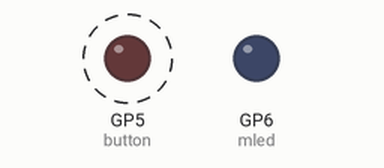
This program was run on a simulated Raspberry Pi Pico running MicroPython. Parts: output pins drawn as LEDs (lit = HIGH). Wiring (from the project's diagram.json): red LED on GP5, blue LED on GP6. Dashed ring = blinking.

Above: at 0.15 s.
At 2.55 s:
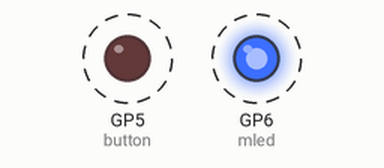
Timing chart, 0 to 3.0 s (numbered marks = the images above):
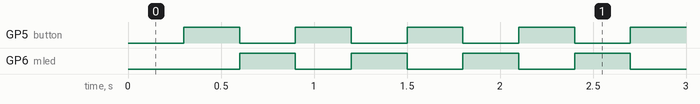

Measured:
- by itself, GP5 (button), GP6 (mled): alternates HIGH for 0.30 s and LOW for 0.30 s

The program:

main.py
```python
from machine import Pin, Timer
from time import sleep

# Define the button pin as input with pull-down resistor
button = Pin(5, Pin.IN, Pin.PULL_DOWN)

# Define the red LED pin as output
kled = Pin(5, Pin.OUT)

# Define the blue LED pin as output
mled = Pin(6, Pin.OUT)

# Create timers for red and blue LED flashing
polis_timer_mavi = Timer()
polis_timer_kirmizi = Timer()

# Callback function for red LED flashing
def polisk(polis_timer_kirmizi):
    kled.toggle()

# Callback function for blue LED flashing
def polism(polis_timer_mavi):
    sleep(0.3)
    mled.toggle()

# Initialize timers with periodic callbacks
polis_timer_kirmizi.init(period=300, mode=Timer.PERIODIC, callback=polisk)
polis_timer_mavi.init(period=300, mode=Timer.PERIODIC, callback=polism)
```
